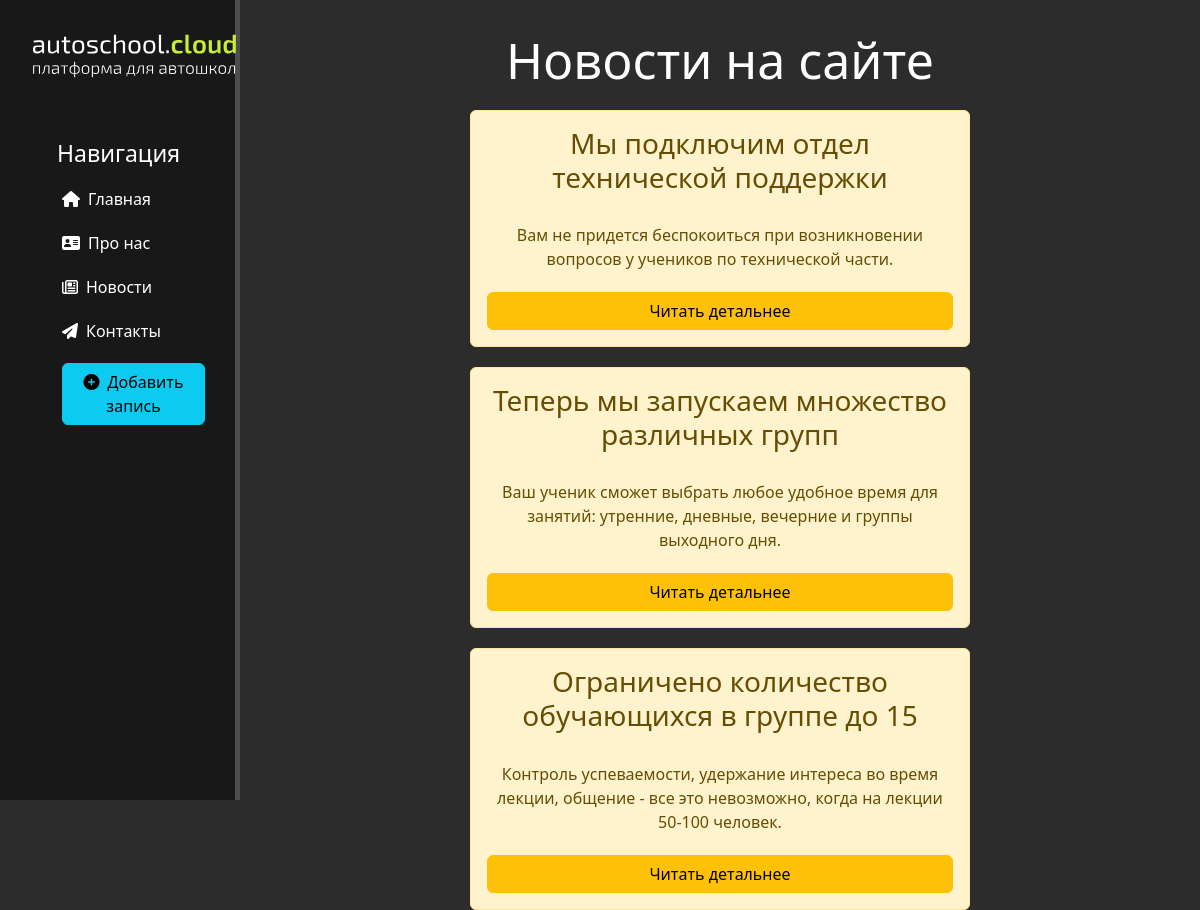
The page /news/ on the database as committed earlier.
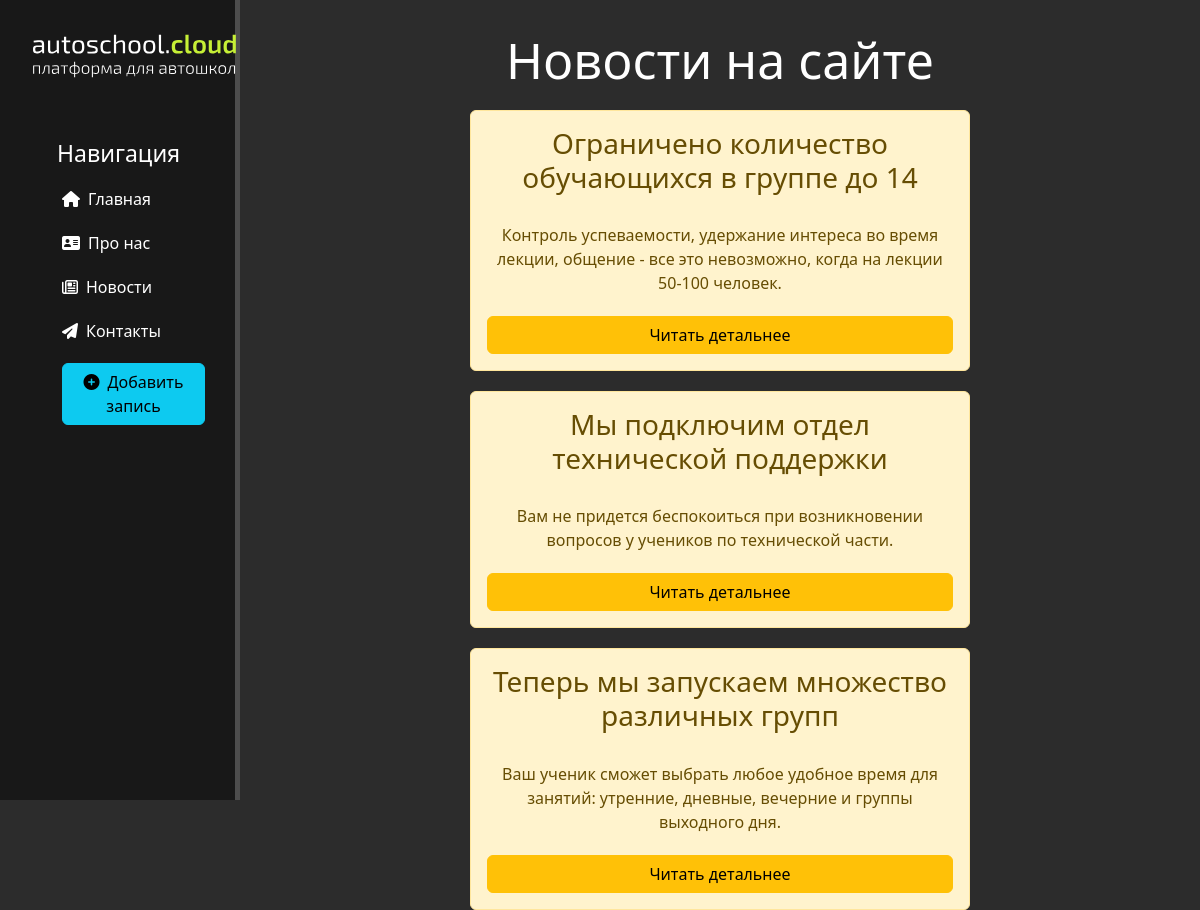
The same page on the database as committed later.
### news/models.py (models this page shows, shortened)
class Articles(models.Model):
    title = models.CharField('Название', max_length=50)
    anons = models.CharField('Анонс', max_length=250)
    full_text = models.TextField('Статья')
    date = models.DateTimeField('Дата публикации')
    class Meta:
        verbose_name = 'Новость'
        verbose_name_plural = 'Новости'

### news/views.py (the view)
# urls.py: path('', views.news_home, name='news_home'),
def news_home(request):
    news = Articles.objects.order_by('date')
    return render(request, 'news/news_home.html', {'news': news})

### news/templates/news/news_home.html (shortened to what this page needs)
{% extends 'main/layout.html' %}
{% block content %}
    <div class="features">
        <h1>Новости на сайте</h1>
        {% if news %}
        {% for el in news %}
            <div class="alert alert-warning">
                <h3>{{ el.title }}</h3>
                <p class="new-w">{{ el.anons }}</p>
                <a href="{% url 'news-detail' el.id %}" class="btn btn-warning">Читать детальнее </a>
            </div>
        {% endfor %}
    {% else %}
        <p>У вас нет записей!</p>
    {% endif %}
    </div>
{%endblock%}

Rows that differ between the two databases and show on the page:
changed Articles: title "Ограничено количество обучающихся в группе до 15" → "Ограничено количество обучающихся в группе до 14"; moves up the list
